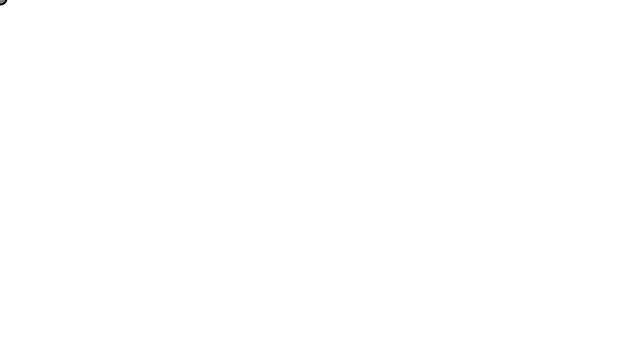
Frame 1 (no input)
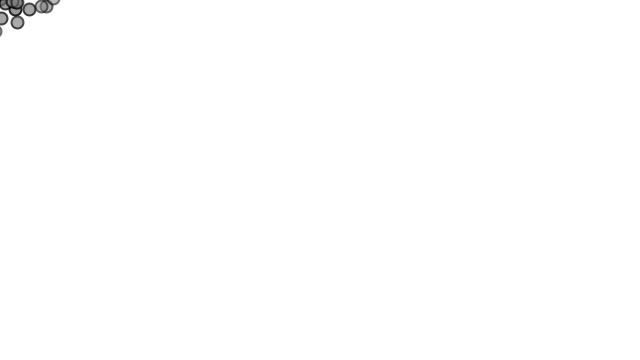
Frame 60 (the mouse pressed at the canvas centre just before this capture)
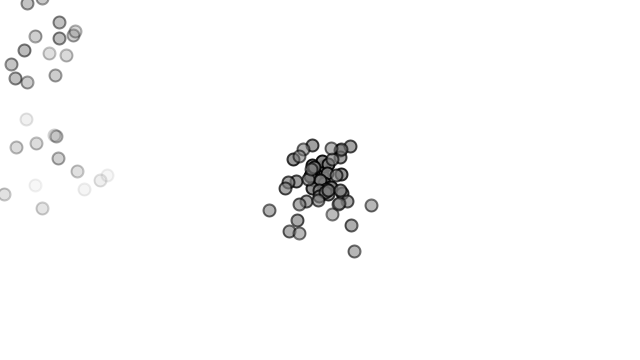
Frame 120 (the mouse held since frame 60 and released just before this capture)

The Processing sketch that drew these frames (run headless with seeded random() and noise(); from frame 60 on, the mouse is pressed at the canvas centre):

// Processing sketch: particle
// ── particle.pde
// The Nature of Code
// Daniel Shiffman
// http://natureofcode.com

ParticleSystem ps;

void setup() {
  size(640,360);
  ps = new ParticleSystem(new PVector(width/2,50));
}

void draw() {
  background(255);
  
  // Option #1 (move the Particle System origin)
  ps.origin.set(mouseX,mouseY,0);
    
  ps.addParticle();
  ps.run();

  // Option #2 (move the Particle System origin)
  //ps.addParticle(mouseX,mouseY);



}

// ── particleClass.pde
// The Nature of Code
// Daniel Shiffman
// http://natureofcode.com

// Simple Particle System

class Particle {
  PVector position;
  PVector velocity;
  PVector acceleration;
  float lifespan;

  Particle(PVector l) {
    acceleration = new PVector(0,0.05);
    velocity = new PVector(random(-1,1),random(-2,0));
    position = l.get();
    lifespan = 255.0;
  }

  void run() {
    update();
    display();
  }

  // Method to update position
  void update() {
    velocity.add(acceleration);
    position.add(velocity);
    lifespan -= 2.0;
  }

  // Method to display
  void display() {
    stroke(0,lifespan);
    strokeWeight(2);
    fill(127,lifespan);
    ellipse(position.x,position.y,12,12);
  }
  
  // Is the particle still useful?
  boolean isDead() {
    if (lifespan < 0.0) {
      return true;
    } else {
      return false;
    }
  }
}

// ── particleSystem.pde
class ParticleSystem {
  ArrayList<Particle> particles;
  PVector origin;

  ParticleSystem(PVector position) {
    origin = position.get();
    particles = new ArrayList<Particle>();
  }

  void addParticle() {
    particles.add(new Particle(origin));
  }

  void addParticle(float x, float y) {
    particles.add(new Particle(new PVector(x, y)));
  }

  void run() {
    for (int i = particles.size()-1; i >= 0; i--) {
      Particle p = particles.get(i);
      p.run();
      if (p.isDead()) {
        particles.remove(i);
      }
    }
  }
}
